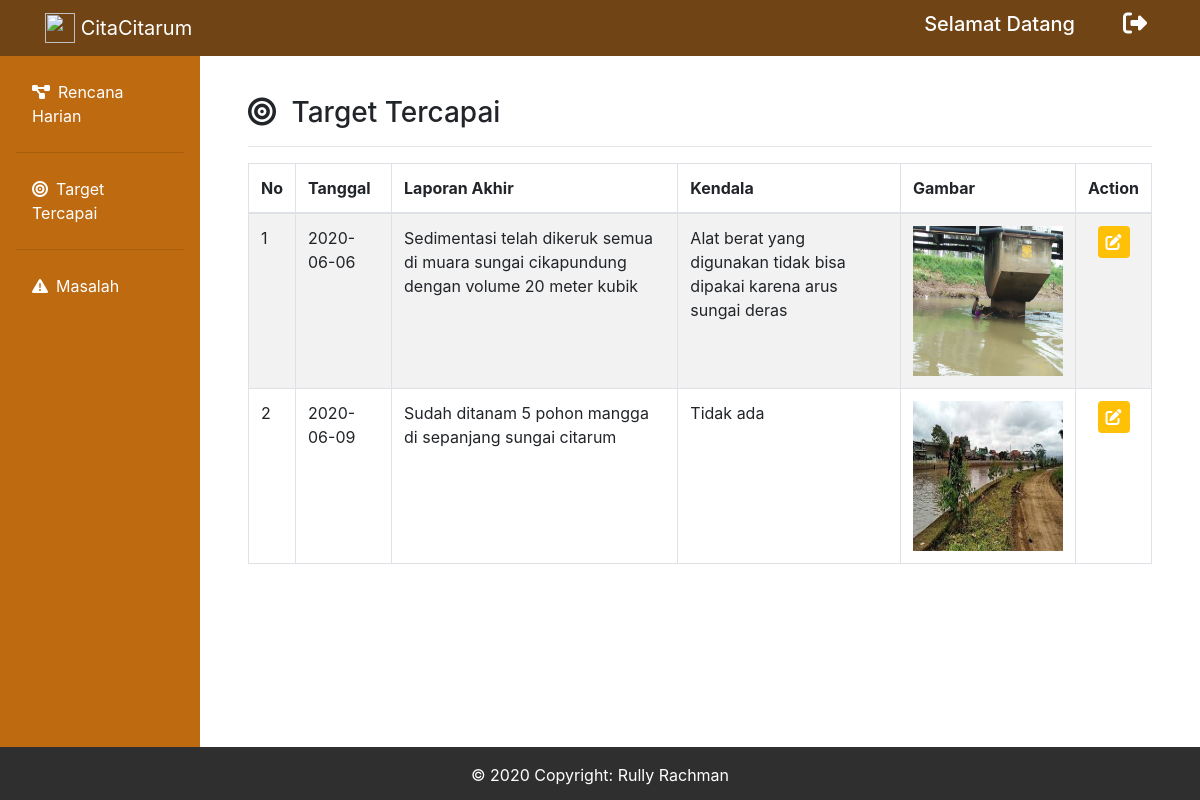
/admin_target.php, run on the app's committed database.
### tables this page shows
CREATE TABLE `capaian` (
  `id_target` int(11) NOT NULL,
  `id_rencana` int(100) NOT NULL,
  `id_dansubsektor` int(100) NOT NULL,
  `laporan` varchar(255) NOT NULL,
  `kendala` varchar(255) NOT NULL,
  `gambar` varchar(255) NOT NULL
);

CREATE TABLE `rencana` (
  `id_rencana` int(11) NOT NULL,
  `tanggal` date NOT NULL,
  `deskripsi` varchar(250) NOT NULL,
  `target` varchar(250) NOT NULL,
  `id_dansubsektor` int(50) NOT NULL,
  `sektor` int(50) NOT NULL,
  `id_lokasi` varchar(50) NOT NULL,
  `status` varchar(100) NOT NULL
);

### admin_target.php (the view, shortened to what this page needs)
<?php
include("connect.php");
?>
<!doctype html>
<html lang="en">
  <head>
    <link rel="stylesheet" href="https://stackpath.bootstrapcdn.com/bootstrap/4.4.1/css/bootstrap.min.css">
    <link rel="stylesheet" href="fontawesome/css/all.min.css">
  </head>
  <body>
        <nav class="navbar navbar-expand-lg navbar-dark bg-gradient-primary fixed-top" style="background-color: #704414" id="bar">
            <div class="container">
                <a href="admin_dashboard.php" class="navbar-brand" href="index.php">
                    <img src="img/logocitarum.png" width="30" height="30" class="d-inline-block align-top" alt="">  CitaCitarum</a>
                <div class="collapse navbar-collapse" id="navbarText">
                <span class="mr-5"><h5>Selamat Datang <?php echo $_SESSION["name"]?></h5></span>
                <div class="icon">
                    <h4>
                        <a href="dansubsektor_dashboard.php?logout='1'" class="text-decoration-none"><i class="fas fa-sign-out-alt mr-2" data-toggle="tooltip" title="Logout"></i></a>
                    </h4>
                </div>
        </nav>
        <div class="row no-gutters mt-5">
        <div class="col-md-2 pt-2 sidebar" style="background-color: #BD6A11">
        <ul class="nav flex-column pl-3 pr-3 pb-3 p-1 pt-3" style="background-color: #BD6A11">
            <li class="nav-item">
                <a class="nav-link text-white" href="admin_laporandansubsektor.php"><i class="fas fa-project-diagram mr-2"></i>Rencana Harian</a><hr>
            </li>
            <li class="nav-item">
                <a class="nav-link text-white" href="admin_target.php"><i class="fas fa-bullseye mr-2"></i>Target Tercapai</a><hr>
            </li>
            <li class="nav-item">
                <a class="nav-link text-white" href="admin_masalah.php"style="margin-bottom: 425px"><i class="fas fa-exclamation-triangle mr-2"></i>Masalah</a>
            </li>
        </ul>
        </div>
        <div class="col-md-10 p-5">
            <h3><i class="fas fa-bullseye mr-2"></i> Target Tercapai</h3>
            <hr>
            <table class="table table-striped table-bordered">
            <thead>
                <tr>
                <th scope="col">No</th>
                <th scope="col">Tanggal</th>
                <th scope="col">Laporan Akhir</th>
                <th scope="col">Kendala</th>
                <th scope="col">Gambar</th>
                <th scope="col" colspan="2" class="text-center">Action</th>
                </tr>
            </thead>
            <tbody>
            <?php
                $query = "SELECT * FROM capaian INNER JOIN rencana ON capaian.id_rencana = rencana.id_rencana ORDER BY capaian.id_dansubsektor  ASC";
                $sql = mysqli_query($conn, $query);
                $no = 1;
                while($row = mysqli_fetch_array($sql)){
                echo "
                    <tr>
                    <td>$no</td>
                    <td>$row[tanggal]</td>
                    <td>$row[laporan]</td>
                    <td>$row[kendala]</td>
                    <td><img src='upload/$row[gambar]' width='150px' height='150px'></td>
                    <td class='text-center'><a href='edit_targetadmin.php?id=$row[id_target]'><i class='fas fa-edit bg-warning p-2 text-white rounded mr-0' data-toggle='tooltip' title='edit'></i></a></td>
                    </tr>";
                    $no++;
                }
            ?>
            </tbody>
            </table>
        </div>
    </div>
        <footer>
            <div class="footer-copyright text-center py-3">© 2020 Copyright: Rully Rachman
            </div>
        </footer>
  </body>
</html>

### admin_target.php (style rules this page uses)
.navbar { color: white; }
.icon a { color: white; text-decoration: none; }
.footer-copyright { background-color: #2f2f2f; color: white; }

### data on the page
capaian: id_rencana.tanggal "2020-06-06", laporan "Sedimentasi telah dikeruk semua di muara sungai cikapundung dengan volume 20 meter kubik", kendala "Alat berat yang digunakan tidak bisa dipakai karena arus sungai deras", gambar (picture)
capaian: id_rencana.tanggal "2020-06-09", laporan "Sudah ditanam 5 pohon mangga di sepanjang sungai citarum", kendala "Tidak ada", gambar (picture)
